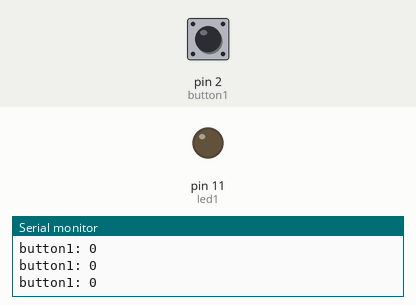
Recording of a sketch running on a simulated Arduino Uno, built with avr-gcc and run on an emulated ATmega328P. Shown: output pins drawn as LEDs (lit = HIGH), the last lines printed to the serial monitor. The inputs (shaded band) are chosen by the test bench; at power-on: pin 2 (button1) LOW.

Above: at 1.2 s.
1.3 s: pin 2 (button1) pulled HIGH for 0.15 s
At 1.39 s:
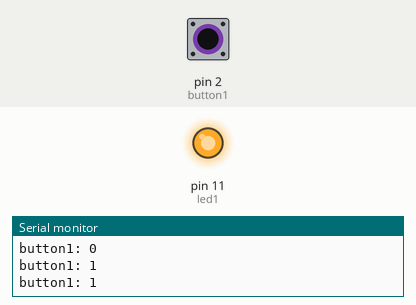
2.9 s: pin 2 (button1) pulled HIGH for 3.2 s
At 7.1 s:
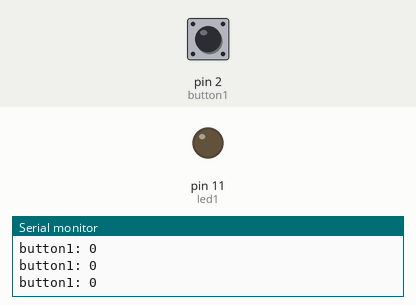
Timing chart, 0 to 8.6 s (numbered marks = the images above; inputs shaded):
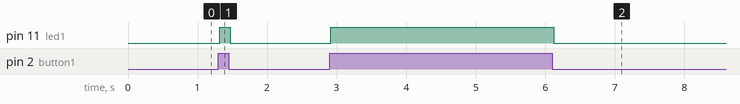

The sketch:

class_2.ino
```cpp
int button1 = 2;
int led1 = 11;

void setup() {
  // put your setup code here, to run once:
  pinMode(button1, INPUT);
  pinMode(led1, OUTPUT);

  Serial.begin(9600);
}

void loop() {
  // put your main code here, to run repeatedly:

  int button = digitalRead(button1);
  Serial.print("button1: ");
  Serial.println(button);
  digitalWrite(led1, button);
}
```

Measured:
- after the input at 1.3 s, pin 11 (led1): LOW → HIGH at once, → LOW 0.15 s later
- after the input at 2.9 s, pin 11 (led1): LOW → HIGH at once, → LOW 3.2 s later
